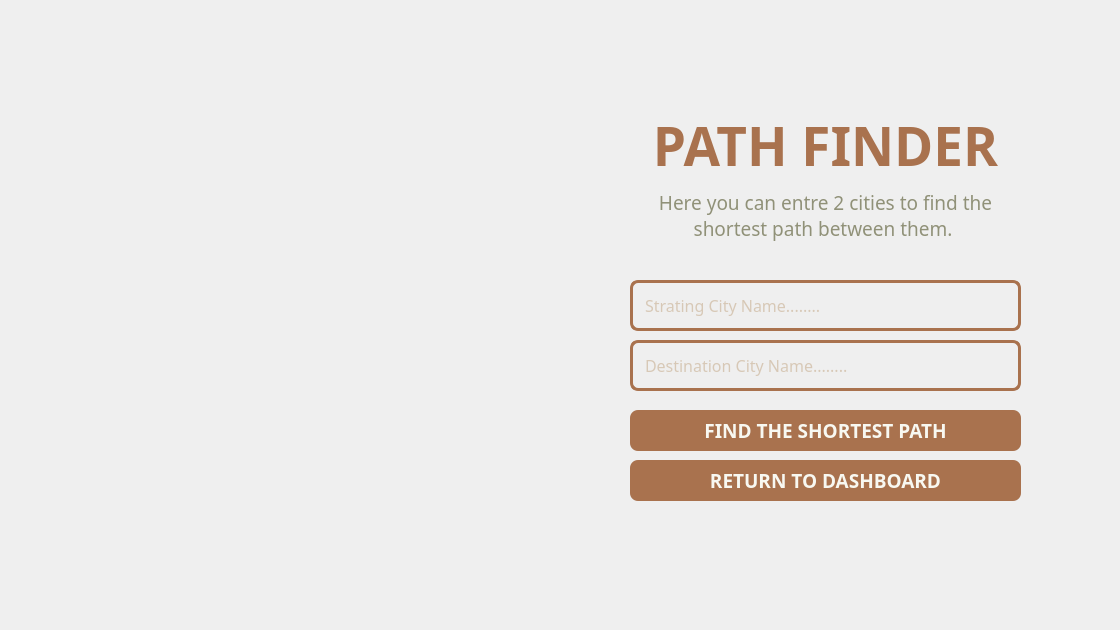
<?xml version="1.0" encoding="UTF-8"?>
<ui version="4.0">
 <class>PathFinder_Main</class>
 <widget class="QWidget" name="PathFinder_Main">
  <property name="geometry">
   <rect>
    <x>0</x>
    <y>0</y>
    <width>1120</width>
    <height>630</height>
   </rect>
  </property>
  <property name="minimumSize">
   <size>
    <width>1120</width>
    <height>630</height>
   </size>
  </property>
  <property name="maximumSize">
   <size>
    <width>1120</width>
    <height>630</height>
   </size>
  </property>
  <property name="windowTitle">
   <string>Mini Wasalni | Shortest Path Finder</string>
  </property>
  <widget class="QPushButton" name="addmap_add_2">
   <property name="geometry">
    <rect>
     <x>630</x>
     <y>460</y>
     <width>391</width>
     <height>41</height>
    </rect>
   </property>
   <property name="maximumSize">
    <size>
     <width>500</width>
     <height>100</height>
    </size>
   </property>
   <property name="font">
    <font>
     <family>Dosis</family>
     <pointsize>14</pointsize>
     <bold>true</bold>
    </font>
   </property>
   <property name="styleSheet">
    <string notr="true">QPushButton {
		color: #F8F8F1;
		background-color: #A9724E;
		border: none;
		border-radius: 8px;
}

QPushButton:hover {
		color: #F8F8F1;
		background-color: #BFA17E;
		border: none;
		border-radius:8px;
}

QPushButton:pressed {
		color: #F8F8F1;
		background-color: #BFA17E;
		border: none;
        border-radius: 8px;
}</string>
   </property>
   <property name="text">
    <string>RETURN TO DASHBOARD</string>
   </property>
  </widget>
  <widget class="QLabel" name="addmap_header">
   <property name="geometry">
    <rect>
     <x>640</x>
     <y>80</y>
     <width>371</width>
     <height>131</height>
    </rect>
   </property>
   <property name="font">
    <font>
     <family>Dosis</family>
     <pointsize>40</pointsize>
     <bold>true</bold>
    </font>
   </property>
   <property name="styleSheet">
    <string notr="true">QLabel {
		color: #A9724E;
}</string>
   </property>
   <property name="text">
    <string>PATH FINDER</string>
   </property>
   <property name="alignment">
    <set>Qt::AlignCenter</set>
   </property>
  </widget>
  <widget class="QLineEdit" name="addmap_lineedit">
   <property name="geometry">
    <rect>
     <x>630</x>
     <y>280</y>
     <width>391</width>
     <height>51</height>
    </rect>
   </property>
   <property name="font">
    <font>
     <family>Dosis</family>
     <pointsize>12</pointsize>
    </font>
   </property>
   <property name="styleSheet">
    <string notr="true">QLineEdit {
color:#BFA17E;
background: transparent;
border: 3px solid #A9724E;
border-radius: 8px; 
padding: 10px;
}</string>
   </property>
   <property name="inputMask">
    <string/>
   </property>
   <property name="text">
    <string/>
   </property>
   <property name="maxLength">
    <number>32767</number>
   </property>
   <property name="echoMode">
    <enum>QLineEdit::Normal</enum>
   </property>
   <property name="placeholderText">
    <string>Strating City Name........</string>
   </property>
  </widget>
  <widget class="QPushButton" name="addmap_add">
   <property name="geometry">
    <rect>
     <x>630</x>
     <y>410</y>
     <width>391</width>
     <height>41</height>
    </rect>
   </property>
   <property name="maximumSize">
    <size>
     <width>500</width>
     <height>100</height>
    </size>
   </property>
   <property name="font">
    <font>
     <family>Dosis</family>
     <pointsize>14</pointsize>
     <bold>true</bold>
    </font>
   </property>
   <property name="styleSheet">
    <string notr="true">QPushButton {
		color: #F8F8F1;
		background-color: #A9724E;
		border: none;
		border-radius: 8px;
}

QPushButton:hover {
		color: #F8F8F1;
		background-color: #BFA17E;
		border: none;
		border-radius:8px;
}

QPushButton:pressed {
		color: #F8F8F1;
		background-color: #BFA17E;
		border: none;
        border-radius: 8px;
}</string>
   </property>
   <property name="text">
    <string>FIND THE SHORTEST PATH</string>
   </property>
  </widget>
  <widget class="QLabel" name="addmap_label">
   <property name="geometry">
    <rect>
     <x>620</x>
     <y>140</y>
     <width>411</width>
     <height>151</height>
    </rect>
   </property>
   <property name="font">
    <font>
     <family>Dosis</family>
     <pointsize>14</pointsize>
    </font>
   </property>
   <property name="styleSheet">
    <string notr="true">QLabel {
		color: #909178;
}</string>
   </property>
   <property name="text">
    <string>Here you can entre 2 cities to find the shortest path between them. </string>
   </property>
   <property name="textFormat">
    <enum>Qt::RichText</enum>
   </property>
   <property name="alignment">
    <set>Qt::AlignCenter</set>
   </property>
   <property name="wordWrap">
    <bool>true</bool>
   </property>
  </widget>
  <widget class="QLineEdit" name="addmap_lineedit_3">
   <property name="geometry">
    <rect>
     <x>630</x>
     <y>340</y>
     <width>391</width>
     <height>51</height>
    </rect>
   </property>
   <property name="font">
    <font>
     <family>Dosis</family>
     <pointsize>12</pointsize>
    </font>
   </property>
   <property name="styleSheet">
    <string notr="true">QLineEdit {
color:#BFA17E;
background: transparent;
border: 3px solid #A9724E;
border-radius: 8px; 
padding: 10px;
}</string>
   </property>
   <property name="inputMask">
    <string/>
   </property>
   <property name="text">
    <string/>
   </property>
   <property name="maxLength">
    <number>32767</number>
   </property>
   <property name="echoMode">
    <enum>QLineEdit::Normal</enum>
   </property>
   <property name="placeholderText">
    <string>Destination City Name........</string>
   </property>
  </widget>
 </widget>
 <resources/>
 <connections/>
</ui>
